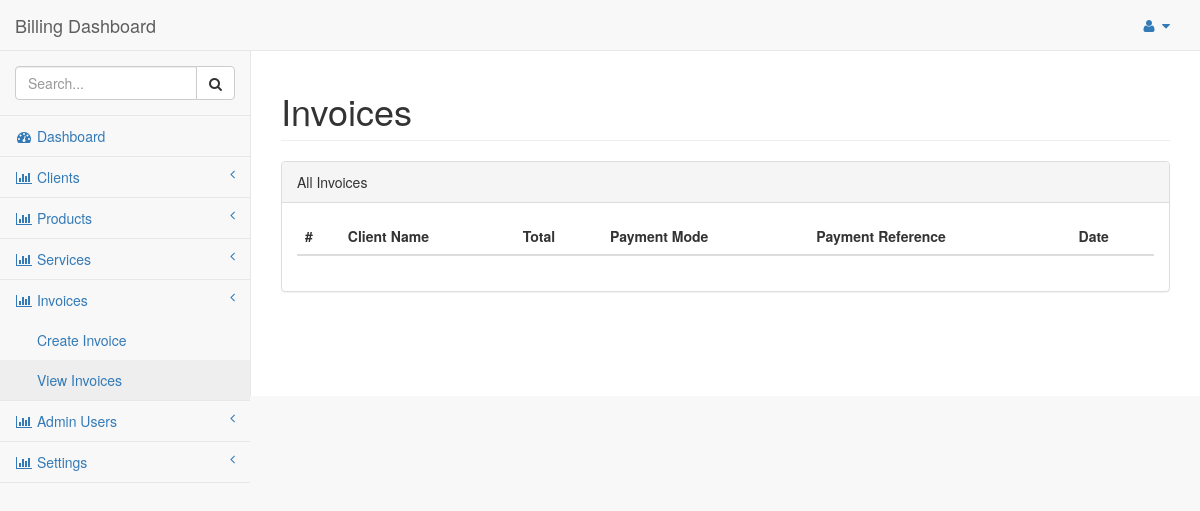
The app's page /view-invoices.php, older data.
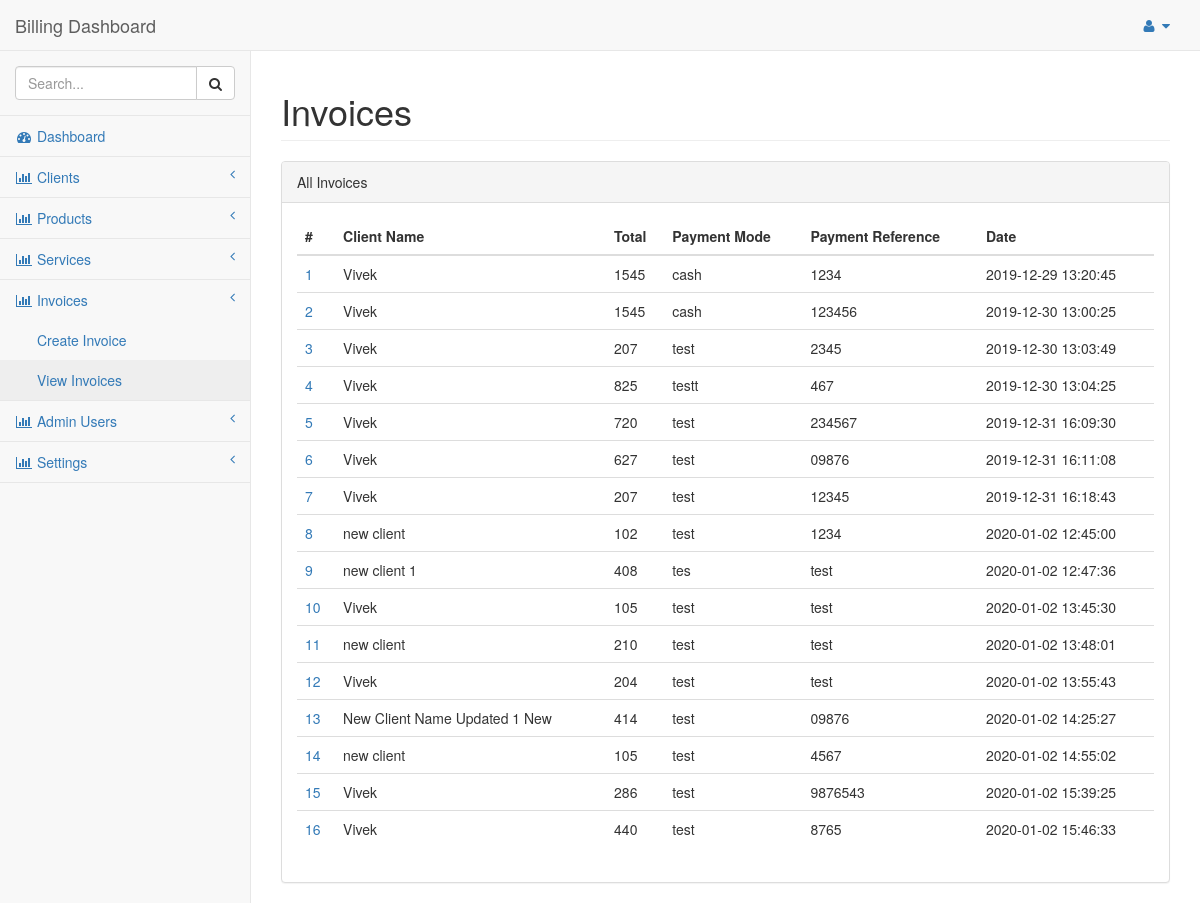
The same page, newer data.
### tables this page shows
CREATE TABLE `invoices` (
  `id` int(11) NOT NULL,
  `client_id` varchar(255) NOT NULL,
  `amount` varchar(255) NOT NULL,
  `payment_mode` varchar(255) NOT NULL,
  `payment_ref` varchar(255) NOT NULL,
  `created` datetime NOT NULL DEFAULT current_timestamp(),
  `updated` datetime NOT NULL DEFAULT current_timestamp()
);

CREATE TABLE `clients` (
  `id` int(11) NOT NULL,
  `name` varchar(255) NOT NULL,
  `email` varchar(255) NOT NULL,
  `mobile` varchar(255) NOT NULL,
  `address` varchar(255) NOT NULL,
  `created` datetime NOT NULL DEFAULT current_timestamp(),
  `updated` datetime NOT NULL DEFAULT current_timestamp()
);

### view-invoices.php (the view)
<?php
    include('includes/header.php');
    include('includes/navigation.php');
    require_once('includes/connect.php');
    $sql = "SELECT * FROM invoices";
    $result = $db->query($sql);
    $res = $result->fetchAll(PDO::FETCH_ASSOC);
?>
<div id="page-wrapper" style="min-height: 345px;">
    <div class="row">
        <div class="col-lg-12">
            <h1 class="page-header">Invoices</h1>
        </div>
    </div>
    <div class="row">
        <div class="col-lg-12">
            <div class="panel panel-default">
                <div class="panel-heading">
                    All Invoices
                </div>
                <div class="panel-body">
                    <div class="table-responsive">
                        <table class="table table-hover">
                            <thead>
                                <tr>
                                    <th>#</th>
                                    <th>Client Name</th>
                                    <th>Total</th>
                                    <th>Payment Mode</th>
                                    <th>Payment Reference</th>
                                    <th>Date</th>
                                </tr>
                            </thead>
                            <tbody>
                                <?php foreach ($res as $invoice) {
                                    $clientsql = "SELECT * FROM clients WHERE id=?";
                                    $clientresult = $db->prepare($clientsql);
                                    $clientresult->execute(array($invoice['client_id']));
                                    $clientres = $clientresult->fetch(PDO::FETCH_ASSOC);
                                    ?>
                                <tr>
                                    <td><a href="view-single-invoice.php?id=<?php echo $invoice['id']; ?>"><?php echo $invoice['id']; ?></a></td>
                                    <td><?php echo $clientres['name']; ?></td>
                                    <td><?php echo $invoice['amount']; ?></td>
                                    <td><?php echo $invoice['payment_mode']; ?></td>
                                    <td><?php echo $invoice['payment_ref']; ?></td>
                                    <td><?php echo $invoice['created']; ?></td>
                                </tr>
                                <?php } ?>
                            </tbody>
                        </table>
                    </div>
                </div>
            </div>
    </div>
</div>
<?php include('includes/footer.php'); ?>

Row changes from the older to the newer data that the page shows:
added invoices: id "1", client.name "Vivek", amount "1545", payment_mode "cash", payment_ref "1234", created "2019-12-29 13:20:45"
added invoices: id "2", client.name "Vivek", amount "1545", payment_mode "cash", payment_ref "123456", created "2019-12-30 13:00:25"
added invoices: id "3", client.name "Vivek", amount "207", payment_mode "test", payment_ref "2345", created "2019-12-30 13:03:49"
added invoices: id "4", client.name "Vivek", amount "825", payment_mode "testt", payment_ref "467", created "2019-12-30 13:04:25"
added invoices: id "5", client.name "Vivek", amount "720", payment_mode "test", payment_ref "234567", created "2019-12-31 16:09:30"
added invoices: id "6", client.name "Vivek", amount "627", payment_mode "test", payment_ref "09876", created "2019-12-31 16:11:08"
added invoices: id "7", client.name "Vivek", amount "207", payment_mode "test", payment_ref "12345", created "2019-12-31 16:18:43"
added invoices: id "8", client.name "new client", amount "102", payment_mode "test", payment_ref "1234", created "2020-01-02 12:45:00"
added invoices: id "9", client.name "new client 1", amount "408", payment_mode "tes", payment_ref "test", created "2020-01-02 12:47:36"
added invoices: id "10", client.name "Vivek", amount "105", payment_mode "test", payment_ref "test", created "2020-01-02 13:45:30"
added invoices: id "11", client.name "new client", amount "210", payment_mode "test", payment_ref "test", created "2020-01-02 13:48:01"
added invoices: id "12", client.name "Vivek", amount "204", payment_mode "test", payment_ref "test", created "2020-01-02 13:55:43"
added invoices: id "13", client.name "New Client Name Updated 1 New", amount "414", payment_mode "test", payment_ref "09876", created "2020-01-02 14:25:27"
added invoices: id "14", client.name "new client", amount "105", payment_mode "test", payment_ref "4567", created "2020-01-02 14:55:02"
added invoices: id "15", client.name "Vivek", amount "286", payment_mode "test", payment_ref "9876543", created "2020-01-02 15:39:25"
added invoices: id "16", client.name "Vivek", amount "440", payment_mode "test", payment_ref "8765", created "2020-01-02 15:46:33"
